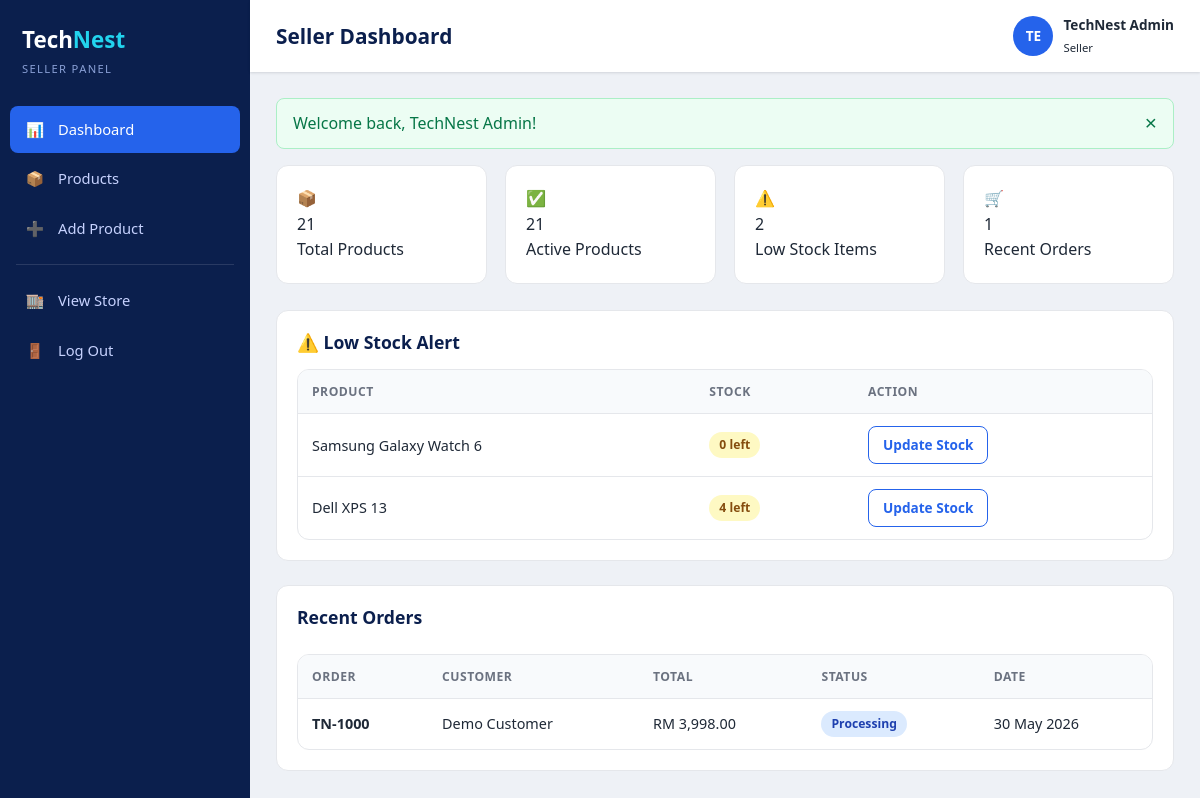
The app's page /seller/dashboard.php (signed in), older data.
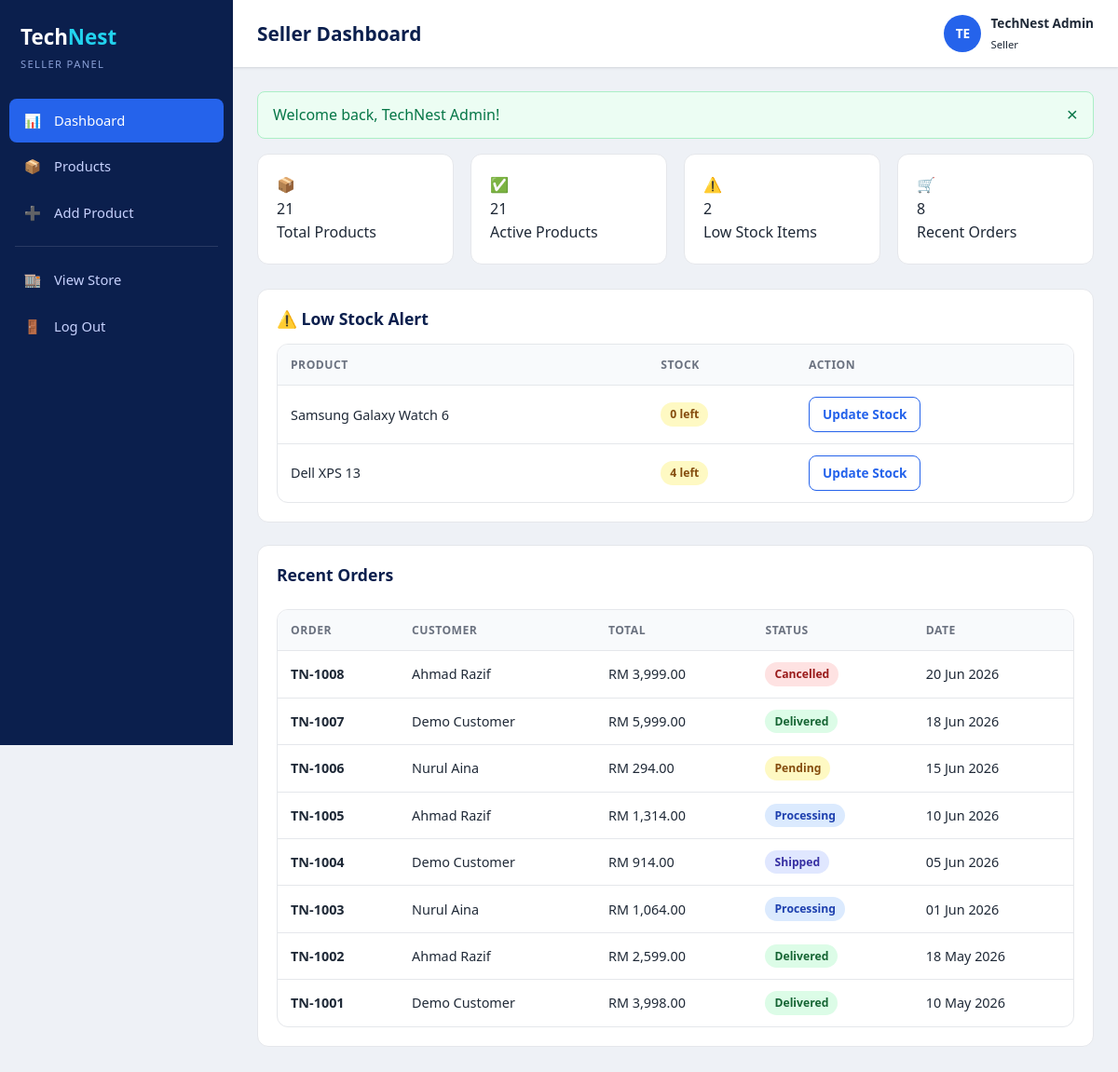
The same page, newer data.
### tables this page shows
CREATE TABLE products (
  product_id     INT AUTO_INCREMENT PRIMARY KEY,
  category_id    INT NOT NULL,
  name           VARCHAR(150)  NOT NULL,
  brand          VARCHAR(80)   DEFAULT NULL,
  description    TEXT          DEFAULT NULL,
  price          DECIMAL(10,2) NOT NULL,
  discount_price DECIMAL(10,2) DEFAULT NULL,
  stock_quantity INT           NOT NULL DEFAULT 0,
  image_path     VARCHAR(255)  DEFAULT NULL,
  is_featured    TINYINT(1)    NOT NULL DEFAULT 0,
  status         ENUM('active','inactive') NOT NULL DEFAULT 'active',
  created_at     TIMESTAMP NOT NULL DEFAULT CURRENT_TIMESTAMP,
  CONSTRAINT fk_products_category
    FOREIGN KEY (category_id) REFERENCES categories(category_id)
    ON UPDATE CASCADE ON DELETE RESTRICT,
  INDEX idx_products_category (category_id),
  INDEX idx_products_featured (is_featured)
);

CREATE TABLE orders (
  order_id        INT AUTO_INCREMENT PRIMARY KEY,
  user_id         INT NOT NULL,
  order_number    VARCHAR(20) NOT NULL UNIQUE,
  full_name       VARCHAR(100) NOT NULL,
  phone           VARCHAR(30)  NOT NULL,
  address         VARCHAR(255) NOT NULL,
  city            VARCHAR(80)  NOT NULL,
  postcode        VARCHAR(20)  NOT NULL,
  subtotal        DECIMAL(10,2) NOT NULL,
  shipping_fee    DECIMAL(10,2) NOT NULL DEFAULT 0.00,
  discount_amount DECIMAL(10,2) NOT NULL DEFAULT 0.00,
  coupon_code     VARCHAR(30)   DEFAULT NULL,
  total           DECIMAL(10,2) NOT NULL,
  payment_status  ENUM('unpaid','paid','refunded') NOT NULL DEFAULT 'unpaid',
  payment_method  VARCHAR(20)  DEFAULT NULL,
  status          ENUM('pending','processing','shipped','delivered','cancelled')
                    NOT NULL DEFAULT 'pending',
  created_at      TIMESTAMP NOT NULL DEFAULT CURRENT_TIMESTAMP,
  CONSTRAINT fk_orders_user
    FOREIGN KEY (user_id) REFERENCES users(user_id)
    ON UPDATE CASCADE ON DELETE CASCADE,
  INDEX idx_orders_user (user_id),
  INDEX idx_orders_status (status),
  INDEX idx_orders_payment_status (payment_status)
);

CREATE TABLE users (
  user_id       INT AUTO_INCREMENT PRIMARY KEY,
  full_name     VARCHAR(100)  NOT NULL,
  email         VARCHAR(150)  NOT NULL UNIQUE,
  password_hash VARCHAR(255)  NOT NULL,
  phone         VARCHAR(30)   DEFAULT NULL,
  role          ENUM('customer','admin') NOT NULL DEFAULT 'customer',
  created_at    TIMESTAMP NOT NULL DEFAULT CURRENT_TIMESTAMP
);

### includes/functions.php (called while the page is built, shortened)
<?php
require_once __DIR__ . '/db.php';
function e($value): string
{
    return htmlspecialchars((string) ($value ?? ''), ENT_QUOTES, 'UTF-8');
}
function url(string $path = ''): string
{
    return BASE_URL . ltrim($path, '/');
}
function money($amount): string
{
    return 'RM ' . number_format((float) $amount, 2);
}
function get_flashes(): array
{
    $flashes = $_SESSION['flash'] ?? [];
    return $flashes;
}
function db_all(string $sql, array $params = []): array
{
    $stmt = db()->prepare($sql);
    $stmt->execute($params);
    return $stmt->fetchAll();
}

### includes/db.php (called while the page is built, shortened)
<?php
function db(): PDO
{
    static $pdo = null;
    if ($pdo instanceof PDO) {
        return $pdo;
    }
    $dsn = sprintf(
        'mysql:host=%s;port=%s;dbname=%s;charset=%s',
        DB_HOST, DB_PORT, DB_NAME, DB_CHARSET
    );
    $options = [
        PDO::ATTR_ERRMODE            => PDO::ERRMODE_EXCEPTION,
        PDO::ATTR_DEFAULT_FETCH_MODE => PDO::FETCH_ASSOC,
        PDO::ATTR_EMULATE_PREPARES   => false,
    ];
    try {
        $pdo = new PDO($dsn, DB_USER, DB_PASS, $options);
    } catch (PDOException $e) {
        http_response_code(500);
        exit(
            'Database connection failed. Please make sure MySQL is running and that '
            . 'the database "' . DB_NAME . '" has been imported (see README.md).'
        );
    }
    return $pdo;
}

### seller/dashboard.php (the view, shortened to what the changed rows need)
<?php
$lowStock       = db_all('SELECT name, stock_quantity FROM products WHERE stock_quantity <= ? AND status="active" ORDER BY stock_quantity ASC', [LOW_STOCK_THRESHOLD]);
$recentOrders   = db_all('SELECT o.order_number, o.created_at, o.total, o.status, u.full_name AS customer
                           FROM orders o JOIN users u ON u.user_id = o.user_id
                           ORDER BY o.created_at DESC LIMIT 8');
$heading    = 'Seller Dashboard';
require __DIR__ . '/../includes/seller_header.php';
?>
<div class="stat-grid">
    <div class="stat-card">
    </div>
    <div class="stat-card">
    </div>
    <div class="stat-card">
    </div>
    <div class="stat-card">
        <div class="stat-body">
            <div class="stat-value"><?= count($recentOrders) ?></div>
            <div class="stat-label">Recent Orders</div>
        </div>
    </div>
</div>
<?php if (!empty($lowStock)): ?>
<div class="panel mt-3">
    <h2>⚠️ Low Stock Alert</h2>
    <div class="table-wrap mt-2">
        <table class="data">
            <thead><tr><th>Product</th><th>Stock</th><th>Action</th></tr></thead>
            <tbody>
            <?php foreach ($lowStock as $ls): ?>
                <tr>
                    <td><?= e($ls['name']) ?></td>
                    <td><span class="pill pill-pending"><?= (int)$ls['stock_quantity'] ?> left</span></td>
                    <td><a href="<?= e(url('seller/products.php?q=' . urlencode($ls['name']))) ?>" class="btn btn-sm btn-outline">Update Stock</a></td>
                </tr>
            <?php endforeach; ?>
            </tbody>
        </table>
    </div>
</div>
<?php endif; ?>
<div class="panel mt-3">
    <div style="display:flex;justify-content:space-between;align-items:center;margin-bottom:12px">
        <h2>Recent Orders</h2>
    </div>
    <?php if (empty($recentOrders)): ?>
        <p class="muted">No orders yet.</p>
    <?php else: ?>
    <div class="table-wrap">
        <table class="data">
            <thead><tr><th>Order</th><th>Customer</th><th>Total</th><th>Status</th><th>Date</th></tr></thead>
            <tbody>
            <?php foreach ($recentOrders as $o): ?>
                <tr>
                    <td><strong><?= e($o['order_number']) ?></strong></td>
                    <td><?= e($o['customer']) ?></td>
                    <td><?= e(money($o['total'])) ?></td>
                    <td><span class="pill pill-<?= e($o['status']) ?>"><?= e(ucfirst($o['status'])) ?></span></td>
                    <td><?= e(date('d M Y', strtotime($o['created_at']))) ?></td>
                </tr>
            <?php endforeach; ?>
            </tbody>
        </table>
    </div>
    <?php endif; ?>
</div>
<?php require __DIR__ . '/../includes/seller_footer.php'; ?>

### includes/seller_header.php (shortened to what the changed rows need)
<!DOCTYPE html>
<html lang="en">
<head>
    <link rel="stylesheet" href="<?= e(url('assets/css/style.css')) ?>">
    <link rel="stylesheet" href="<?= e(url('assets/css/admin.css')) ?>">
</head>
<body class="admin-body">
<div class="admin-shell">
    <div class="admin-main">
        <header class="admin-topbar">
            <h1 class="admin-title"><?= e($heading ?? 'Seller Dashboard') ?></h1>
        </header>
        <div class="admin-content">
        <?php foreach (get_flashes() as $flash): ?>
            <div class="flash flash-<?= e($flash['type']) ?>" role="alert"><?= e($flash['message']) ?>
                <button type="button" class="flash-close" aria-label="Dismiss">&times;</button></div>
        <?php endforeach; ?>

Row changes from the older to the newer data that the page shows:
added orders: order_number "TN-1008", user.full_name "Ahmad Razif", total "RM 3,999.00", status "Cancelled", created_at "20 Jun 2026"
added orders: order_number "TN-1007", user.full_name "Demo Customer", total "RM 5,999.00", status "Delivered", created_at "18 Jun 2026"
added orders: order_number "TN-1006", user.full_name "Nurul Aina", total "RM 294.00", status "Pending", created_at "15 Jun 2026"
added orders: order_number "TN-1005", user.full_name "Ahmad Razif", total "RM 1,314.00", status "Processing", created_at "10 Jun 2026"
added orders: order_number "TN-1004", user.full_name "Demo Customer", total "RM 914.00", status "Shipped", created_at "05 Jun 2026"
added orders: order_number "TN-1003", user.full_name "Nurul Aina", total "RM 1,064.00", status "Processing", created_at "01 Jun 2026"
added orders: order_number "TN-1002", user.full_name "Ahmad Razif", total "RM 2,599.00", status "Delivered", created_at "18 May 2026"
changed orders "RM 3,998.00": order_number "TN-1000" → "TN-1001"; status "Processing" → "Delivered"; created_at "30 May 2026" → "10 May 2026"
Text that changed along with them:
count($recentOrders): "1" → "8"
